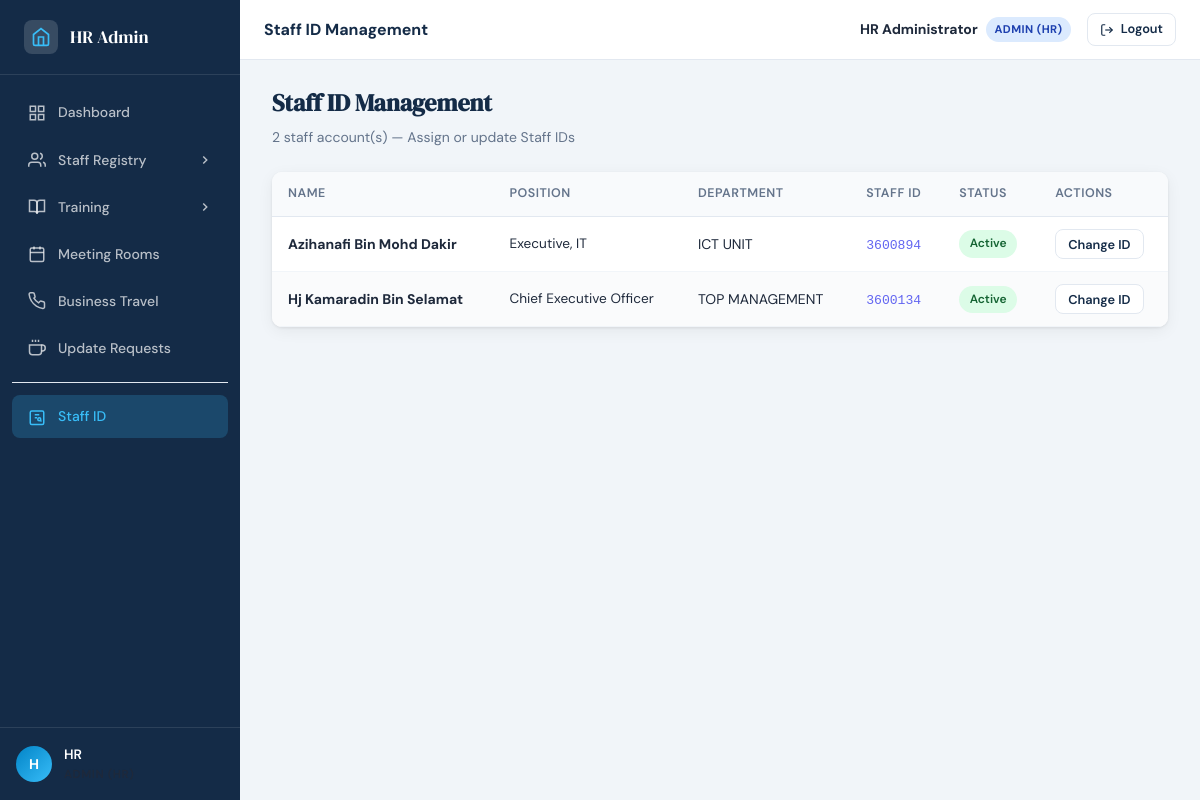
/dashboard.php?page=staffid&toast=missing_fields&toast_type=error (signed in), run on the app's committed database.
### tables this page shows
CREATE TABLE `users` (
  `id` int(11) NOT NULL,
  `staff_no` varchar(20) DEFAULT NULL,
  `name` varchar(100) NOT NULL,
  `email` varchar(150) NOT NULL,
  `password` varchar(255) NOT NULL,
  `role` enum('admin_it','admin_hr','staff') NOT NULL DEFAULT 'staff',
  `department_id` int(11) DEFAULT NULL,
  `position` varchar(150) DEFAULT NULL,
  `company` varchar(10) DEFAULT 'FJB',
  `is_active` tinyint(1) DEFAULT 1,
  `created_at` timestamp NOT NULL DEFAULT current_timestamp(),
  `updated_at` timestamp NOT NULL DEFAULT current_timestamp() ON UPDATE current_timestamp()
);

CREATE TABLE `departments` (
  `id` int(11) NOT NULL,
  `name` varchar(100) NOT NULL,
  `company` varchar(20) DEFAULT 'FJB',
  `created_at` timestamp NOT NULL DEFAULT current_timestamp()
);

### pages/staffid.php (the view, shortened to what this page needs)
<?php
$pdo = getDB();
$users = $pdo->query("SELECT u.*, d.name as dept_name FROM users u LEFT JOIN departments d ON u.department_id=d.id WHERE u.role='staff' ORDER BY u.name")->fetchAll();
?>
<div class="page-header">
    <div>
        <h2>Staff ID Management</h2>
        <p class="page-subtitle"><?= count($users) ?> staff account(s) — Assign or update Staff IDs</p>
    </div>
</div>
<div class="card">
    <table class="table">
        <thead>
            <tr>
                <th>Name</th>
                <th>Position</th>
                <th>Department</th>
                <th>Staff ID</th>
                <th>Status</th>
                <th>Actions</th>
            </tr>
        </thead>
        <tbody>
        <?php foreach ($users as $u): ?>
        <tr>
            <td><strong><?= htmlspecialchars($u['name']) ?></strong></td>
            <td style="font-size:.85rem;"><?= htmlspecialchars($u['position']??'—') ?></td>
            <td><?= htmlspecialchars($u['dept_name']??'—') ?></td>
            <td>
                <?php if ($u['staff_no']): ?>
                    <code style="font-size:.82rem;color:#6366f1;"><?= htmlspecialchars($u['staff_no']) ?></code>
                <?php else: ?>
                    <span style="color:#f59e0b;font-size:.82rem;">⚠ Not assigned</span>
                <?php endif; ?>
            </td>
            <td><?= $u['is_active']
                ? '<span class="status-badge status-completed">Active</span>'
                : '<span class="status-badge status-scheduled">Inactive</span>' ?>
            </td>
            <td class="td-actions">
                <button class="btn btn-sm btn-outline" onclick="editStaffId(<?= htmlspecialchars(json_encode([
                    'id'       => $u['id'],
                    'name'     => $u['name'],
                    'staff_no' => $u['staff_no'] ?? '',
                ])) ?>)">
                    <?= $u['staff_no'] ? 'Change ID' : 'Assign ID' ?>
                </button>
            </td>
        </tr>
        <?php endforeach; ?>
        </tbody>
    </table>
</div>

### assets/css/style.css (style rules this page uses)
:root { --navy: #142b47; --navy-dark: #142b47; --navy-mid: #254a78; --sky: #38bdf8; --sky-light: #e0f2fe; --sky-dark: #0284c7; --white: #ffffff; --bg: #f1f5f9; --surface: #ffffff; --border: #e2e8f0; --text: #1e293b; --muted: #64748b; --success: #16a34a; --warning: #d97706; --danger: #dc2626; --radius: 10px; --shadow: 0 1px 3px rgba(0,0,0,.08), 0 4px 16px rgba(0,0,0,.06); --shadow-lg: 0 8px 30px rgba(0,0,0,.12); --sidebar-w: 240px; --topbar-h: 60px; --transition: .18s ease; }
*, *::before, *::after { box-sizing: border-box; margin: 0; padding: 0; }
body { font-family: 'DM Sans', sans-serif; font-size: 14px; color: var(--text); background: var(--bg); line-height: 1.6; }
.app-body { display: flex; min-height: 100vh; }
.card { background: var(--white); border-radius: var(--radius); box-shadow: var(--shadow); overflow: hidden; }
.page-header { display: flex; align-items: flex-start; justify-content: space-between; margin-bottom: 1.5rem; flex-wrap: wrap; gap: 1rem; }
.page-header h2 { font-family: 'DM Serif Display', serif; font-size: 1.5rem; color: var(--navy); }
.page-subtitle { color: var(--muted); font-size: .875rem; margin-top: .2rem; }
.table { width: 100%; border-collapse: collapse; font-size: .875rem; }
.table thead th { padding: .75rem 1rem; background: #f8fafc; color: var(--muted); font-weight: 600; font-size: .78rem; text-transform: uppercase; letter-spacing: .04em; text-align: left; border-bottom: 1px solid var(--border); white-space: nowrap; }
.table tbody tr { border-bottom: 1px solid #f1f5f9; transition: background var(--transition); }
.table tbody tr:nth-child(even) { background: #fafbfc; }
.table td { padding: .75rem 1rem; vertical-align: middle; }
.td-actions { white-space: nowrap; }
.status-badge { display: inline-flex; align-items: center; padding: .25rem .65rem; border-radius: 20px; font-size: .75rem; font-weight: 600; }
.status-completed { background: #dcfce7; color: #15803d; }
.btn { display: inline-flex; align-items: center; gap: .4rem; padding: .55rem 1.1rem; border-radius: 8px; font-family: inherit; font-size: .875rem; font-weight: 600; cursor: pointer; border: none; transition: all var(--transition); white-space: nowrap; }
.btn-outline { background: white; color: var(--navy); border: 1.5px solid var(--border); }
.btn-sm { padding: .35rem .75rem; font-size: .8rem; }
.status-badge.status-completed { background:#dcfce7; color:#166534; }

### data on the page
users: name "Azihanafi Bin Mohd Dakir", position "Executive, IT", department.name "ICT UNIT", staff_no "3600894", is_active "Active", shows "Change ID"
users: name "Hj Kamaradin Bin Selamat", position "Chief Executive Officer", department.name "TOP MANAGEMENT", staff_no "3600134", is_active "Active", shows "Change ID"

### other printed values
substr($user['name'],0,1) "H"
explode(' ',$user['name'])[0] "HR"
$titles[$page] "Staff ID Management"
$user['name'] "HR Administrator"
getRoleLabel() "ADMIN (HR)"
count($users) "2"
